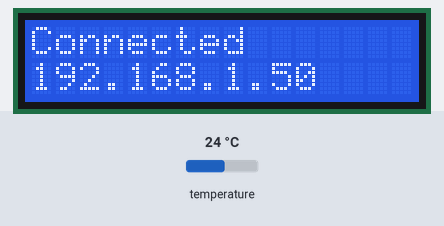
Bench run of a program on a simulated Raspberry Pi Pico running MicroPython. On the bench: 16×2 character LCD. Inputs (shaded band) come from the test bench; at power-on: temperature 24 °C. WiFi joins after 1.5 s; web requests get an empty 200 reply after 0.4 s; the clock reads 2024-03-15 10:24:30 at power-on unless the program sets it; library files of the repository ran but are not shown: pico_i2c_lcd.py; what the program prints to the serial console is not drawn.

Above: at 1.6 s.
At 4.8 s:
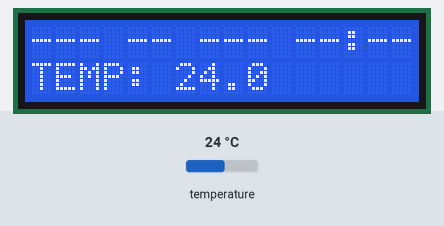
4.9 s: temperature set to 12 °C
At 5.5 s:
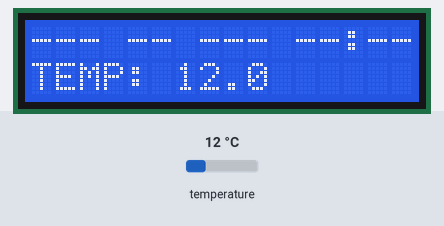
6.6 s: temperature set to 19 °C
At 7.1 s:
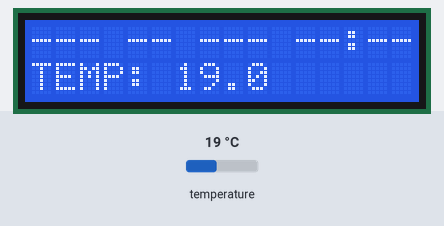
8.1 s: temperature set to 28 °C
At 8.7 s:
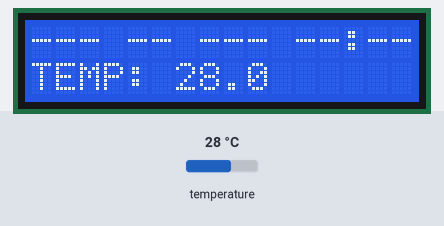
Timing chart, 0 to 11.1 s (numbered marks = the images above; inputs shaded):
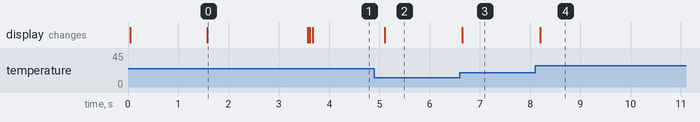

The program:

main.py
```python
from machine import I2C, Pin
from time import sleep, sleep_ms, time
from pico_i2c_lcd import I2cLcd
import urequests
from json import loads
import onewire
import ds18x20
import network
import socket
import _thread

i2c = I2C(0, sda=Pin(16), scl=Pin(17), freq=400000)
I2C_ADDR = i2c.scan()[0]
lcd = I2cLcd(i2c, I2C_ADDR, 2, 16)

try:
    wlan = network.WLAN(network.STA_IF)
    wlan.active(True)
    wlan.connect("SENSITIVE DATA", "SENSITIVE DATA")
    while wlan.isconnected() == False:
        pass
except:
    #print("Failed to connect to WLAN network")
    lcd.clear()
    lcd.move_to(0,0)
    lcd.putstr("Unable to")
    lcd.move_to(0,1)
    lcd.putstr("connect to WLAN")
else:
    #print(wlan.ifconfig())
    lcd.clear()
    lcd.move_to(0,0)
    lcd.putstr("Connected")
    lcd.move_to(0,1)
    lcd.putstr(wlan.ifconfig()[0])

sleep(2)

lcd.clear()
lcd.move_to(0, 0)
lcd.putstr("--- -- --- --:--")
lcd.move_to(0, 1)
lcd.putstr("TEMP: --.-")

ds_pin = machine.Pin(27)
ds_sensor = ds18x20.DS18X20(onewire.OneWire(ds_pin))
roms = ds_sensor.scan()

line1 = "--- -- --- --:--"

time_at_sync = time() - 10
while True:
    try:
        ds_sensor.convert_temp()
    except:
        temp = "--.-"
    else:
        temp = '%.1f'%(ds_sensor.read_temp(roms[0]))
        #print(temp)

    lcd.move_to(0,0)
    lcd.putstr(line1)

    lcd.move_to(6,1)
    lcd.putstr(temp)

    #print((time_at_sync + 10)-time())
    if time() >= time_at_sync + 10:
        try:
            r=urequests.get(f"http://192.168.1.12:50110/exchange?temp={temp}", timeout=2)
            line1 = r.text
            print(line1)
        except:
            line1 = "--- -- --- --:--"

        time_at_sync = time()

    sleep(0.5)
```

Measured:
- after the input at 4.9 s, the display: changes after 0.21 s (image 2)
- after the input at 6.6 s, the display: changes after 0.05 s (image 3)
- after the input at 8.1 s, the display: changes after 0.10 s (image 4)
- what the display in image 0 shows lasts 2.0 s, from 1.6 s to 3.6 s
